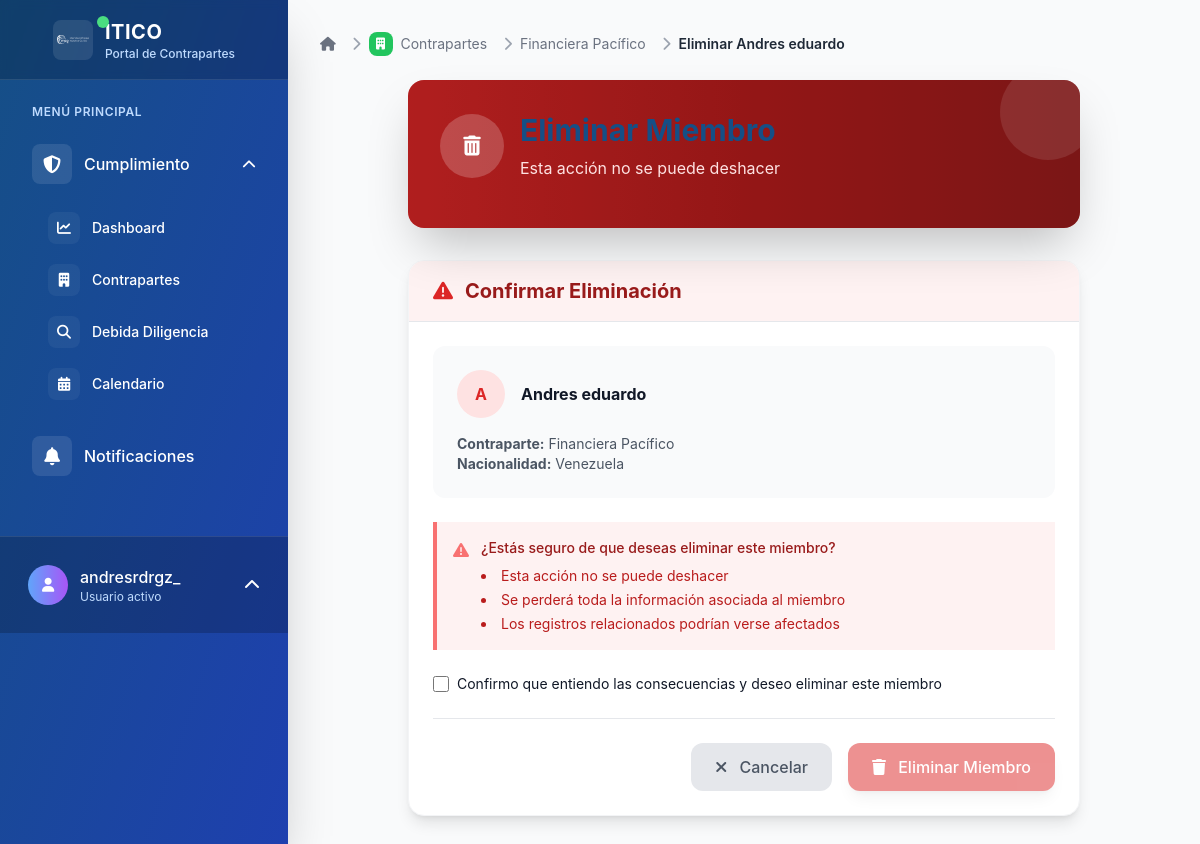
/contrapartes/miembros/6/eliminar/ (signed in), run on the app's committed database.
### contrapartes/models.py (models this page shows, shortened)
class Miembro(models.Model):
    TIPOS_PERSONA = [
        ('natural', 'Persona Natural'),
        ('juridica', 'Persona Jurídica'),
    ]
    CATEGORIAS = [
        ('shareholder', 'Shareholder'),
        ('executive', 'Executive'),
        ('ultimate_beneficial_owner', 'Ultimate Beneficial Owner'),
        ('board_of_director', 'Board of Director'),
    ]
    contraparte = models.ForeignKey(
        Contraparte,
        on_delete=models.CASCADE,
        related_name='miembros',
        verbose_name="Contraparte"
    )
    tipo_persona = models.CharField(
        max_length=20,
        choices=TIPOS_PERSONA,
        default='natural',
        verbose_name="Tipo de persona"
    )
    nombre = models.CharField(max_length=255, verbose_name="Nombre completo")
    numero_identificacion = models.CharField(
        max_length=50,
        verbose_name="Número de identificación",
        default="000000000"
    )
    nacionalidad = models.CharField(max_length=100, verbose_name="Nacionalidad")
    fecha_nacimiento = models.DateField(verbose_name="Fecha de nacimiento")
    categoria = models.CharField(
        max_length=30,
        choices=CATEGORIAS,
        default='shareholder',
        verbose_name="Categoría"
    )
    fecha_creacion = models.DateTimeField(auto_now_add=True, verbose_name="Fecha de creación")
    fecha_actualizacion = models.DateTimeField(auto_now=True, verbose_name="Última actualización")
    activo = models.BooleanField(default=True, verbose_name="Activo")
    class Meta:
        verbose_name = "Miembro"
        verbose_name_plural = "Miembros"
        unique_together = ['contraparte', 'numero_identificacion']
        ordering = ['nombre']

class Contraparte(models.Model):
    ESTADOS_CONTRAPARTE = [
        ('activa', 'Activa'),
        ('inactiva', 'Inactiva'),
        ('pendiente', 'Pendiente de Aprobación'),
        ('rechazada', 'Rechazada'),
        ('en_revision', 'En Revisión'),
    ]
    nombre = models.CharField(max_length=255, verbose_name="Nombre")
    nacionalidad = models.CharField(max_length=100, verbose_name="Nacionalidad")
    tipo = models.ForeignKey(
        TipoContraparte,
        on_delete=models.PROTECT,
        related_name='contrapartes',
        verbose_name="Tipo",
        limit_choices_to={'activo': True},
        help_text="Tipo de contraparte"
    )
    estado = models.CharField(
        max_length=20,
        choices=ESTADOS_CONTRAPARTE,
        default='pendiente',
        verbose_name="Estado"
    )
    fecha_proxima_dd = models.DateField(
        verbose_name="Próxima Debida Diligencia",
        null=True,
        blank=True,
        help_text="Fecha de la próxima renovación de debida diligencia"
    )
    creado_por = models.ForeignKey(
        User,
        on_delete=models.PROTECT,
        related_name='contrapartes_creadas',
        verbose_name="Creado por"
    )
    fecha_creacion = models.DateTimeField(auto_now_add=True, verbose_name="Fecha de creación")
    fecha_actualizacion = models.DateTimeField(auto_now=True, verbose_name="Última actualización")
    descripcion = models.TextField(blank=True, null=True, verbose_name="Descripción")
    notas = models.TextField(blank=True, null=True, verbose_name="Notas adicionales")
    class Meta:
        verbose_name = "Contraparte"
        verbose_name_plural = "Contrapartes"
        ordering = ['-fecha_creacion']

### contrapartes/views.py (the view, shortened to what this page needs)
# urls.py: path('miembros/<int:pk>/eliminar/', views.MiembroDeleteView.as_view(), name='miembro_eliminar'),
class MiembroDeleteView(LoginRequiredMixin, DeleteView):
    model = Miembro
    template_name = 'contrapartes/miembro_eliminar.html'

### templates/contrapartes/miembro_eliminar.html (shortened to what this page needs)
{% extends 'base.html' %}
{% block breadcrumb %}
<nav aria-label="breadcrumb" class="mb-6">
    <ol class="flex items-center space-x-2 text-sm">
        <li class="flex items-center">
            <a href="{% url 'dashboard:index' %}" class="text-gray-500 hover:text-gray-700 transition-colors duration-200">
                <i class="fas fa-home"></i>
            </a>
        </li>
        <li class="flex items-center">
            <i class="fas fa-chevron-right text-gray-400 mx-2"></i>
            <a href="{% url 'contrapartes:lista' %}" class="flex items-center text-gray-500 hover:text-gray-700 transition-colors duration-200">
                <div class="flex items-center justify-center w-6 h-6 rounded-lg bg-green-500 text-white mr-2">
                    <i class="fas fa-building text-xs"></i>
                </div>
                Contrapartes
            </a>
        </li>
        <li class="flex items-center">
            <i class="fas fa-chevron-right text-gray-400 mx-2"></i>
            <a href="{% url 'contrapartes:detalle' object.contraparte.pk %}" class="text-gray-500 hover:text-gray-700 transition-colors duration-200">
                {{ object.contraparte.nombre|truncatechars:20 }}
            </a>
        </li>
        <li class="flex items-center">
            <i class="fas fa-chevron-right text-gray-400 mx-2"></i>
            <span class="font-semibold text-gray-800">Eliminar {{ object.nombre|truncatechars:20 }}</span>
        </li>
    </ol>
</nav>
{% endblock %}
{% block content %}
<div class="max-w-2xl mx-auto">
    <div class="mb-8">
        <div class="bg-gradient-to-r from-red-600 via-red-700 to-red-800 rounded-2xl p-8 text-white shadow-2xl relative overflow-hidden">
            <div class="absolute inset-0 bg-black bg-opacity-20"></div>
            <div class="absolute -top-4 -right-4 w-24 h-24 bg-white bg-opacity-10 rounded-full"></div>
            <div class="relative z-10">
                <div class="flex items-center mb-4">
                    <div class="w-16 h-16 rounded-full bg-white bg-opacity-20 flex items-center justify-center text-white font-bold text-xl mr-4">
                        <i class="fas fa-trash-alt"></i>
                    </div>
                    <div>
                        <h1 class="text-3xl font-bold mb-2">Eliminar Miembro</h1>
                        <p class="text-red-100">Esta acción no se puede deshacer</p>
                    </div>
                </div>
            </div>
        </div>
    </div>
    <div class="bg-white rounded-2xl shadow-lg border border-gray-100 overflow-hidden">
        <div class="px-6 py-4 border-b border-gray-200 bg-red-50">
            <h2 class="text-xl font-bold text-red-800 flex items-center">
                <i class="fas fa-exclamation-triangle mr-3 text-red-600"></i>
                Confirmar Eliminación
            </h2>
        </div>
        <div class="p-6">
            <div class="bg-gray-50 rounded-xl p-6 mb-6">
                <div class="flex items-center mb-4">
                    <div class="w-12 h-12 rounded-full bg-red-100 flex items-center justify-center text-red-600 font-bold mr-4">
                        {{ object.nombre|first|upper }}
                    </div>
                    <div>
                        <h3 class="font-bold text-gray-900">{{ object.nombre }}</h3>
                    </div>
                </div>
                <div class="text-sm text-gray-600">
                    <p><strong>Contraparte:</strong> {{ object.contraparte.nombre }}</p>
                    <p><strong>Nacionalidad:</strong> {{ object.nacionalidad }}</p>
                </div>
            </div>
            <div class="bg-red-50 border-l-4 border-red-400 p-4 mb-6">
                <div class="flex">
                    <div class="flex-shrink-0">
                        <i class="fas fa-exclamation-triangle text-red-400"></i>
                    </div>
                    <div class="ml-3">
                        <h3 class="text-sm font-medium text-red-800">
                            ¿Estás seguro de que deseas eliminar este miembro?
                        </h3>
                        <div class="mt-2 text-sm text-red-700">
                            <ul class="list-disc list-inside space-y-1">
                                <li>Esta acción no se puede deshacer</li>
                                <li>Se perderá toda la información asociada al miembro</li>
                                <li>Los registros relacionados podrían verse afectados</li>
                            </ul>
                        </div>
                    </div>
                </div>
            </div>
            <form method="post" class="space-y-6">
                <div class="flex items-center">
                    <input type="checkbox" id="confirm-delete" name="confirm" required
                           class="h-4 w-4 text-red-600 focus:ring-red-500 border-gray-300 rounded">
                    <label for="confirm-delete" class="ml-2 block text-sm text-gray-900">
                        Confirmo que entiendo las consecuencias y deseo eliminar este miembro
                    </label>
                </div>
                <div class="flex flex-col sm:flex-row gap-4 sm:justify-end pt-6 border-t border-gray-200">
                    <a href="{% url 'contrapartes:miembro_detalle' object.pk %}" class="px-6 py-3 text-gray-600 bg-gray-200 rounded-xl hover:bg-gray-300 transition-all duration-300 text-center font-medium">
                        <i class="fas fa-times mr-2"></i>
                        Cancelar
                    </a>
                    <button type="submit"
                            class="px-6 py-3 bg-red-600 text-white rounded-xl hover:bg-red-700 transition-all duration-300 font-medium shadow-lg hover:shadow-xl transform hover:-translate-y-0.5 disabled:opacity-50 disabled:cursor-not-allowed disabled:transform-none"
                            id="delete-button" disabled>
                        <i class="fas fa-trash mr-2"></i>
                        Eliminar Miembro
                    </button>
                </div>
            </form>
        </div>
    </div>
</div>
{% endblock %}

### templates/partials/user_menu.html (shortened to what this page needs)
{% if user.is_authenticated %}
    <div class="p-4 border-t border-white border-opacity-10 bg-black bg-opacity-20">
        <div class="relative">
            <button id="user-menu-button" class="group flex items-center w-full text-white hover:bg-white hover:bg-opacity-10 p-3 rounded-xl transition-all duration-300">
                <div class="flex items-center justify-center w-10 h-10 rounded-full bg-gradient-to-r from-blue-400 to-purple-500 mr-3 group-hover:scale-110 transition-transform duration-300">
                    <i class="fas fa-user text-sm"></i>
                </div>
                <div class="flex-1 text-left">
                    <p class="font-medium truncate group-hover:translate-x-1 transition-transform duration-300">{{ user.get_full_name|default:user.username }}</p>
                    <p class="text-xs text-blue-200">Usuario activo</p>
                </div>
                <i class="fas fa-chevron-up ml-2 transform group-hover:rotate-180 transition-transform duration-300" id="chevron-icon"></i>
            </button>
        </div>
    </div>
{% endif %}

### static/css/itico.css (style rules this page uses)
:root { --color-primario: #154F86; --color-blanco: #FFFFFF; --color-exito: #10B981; --color-advertencia: #F59E0B; --color-error: #EF4444; --color-info: #3B82F6; --color-fondo: var(--color-blanco); --color-fondo-secundario: #F9FAFB; --color-texto: var(--color-primario); --color-texto-secundario: #6B7280; --color-borde: #E5E7EB; --sombra-sm: 0 1px 2px 0 rgba(0, 0, 0, 0.05); --sombra-md: 0 4px 6px -1px rgba(0, 0, 0, 0.1); --sombra-lg: 0 10px 15px -3px rgba(0, 0, 0, 0.1); }
* { margin: 0; padding: 0; box-sizing: border-box; }
body { background: var(--color-fondo); color: var(--color-texto); font-family: -apple-system, BlinkMacSystemFont, 'Segoe UI', Roboto, Oxygen, Ubuntu, Cantarell, sans-serif; line-height: 1.6; }
h1, h2, h3, h4, h5, h6 { color: var(--color-primario); margin-bottom: 1rem; font-weight: 600; }
h1 { font-size: 2.5rem; }
h2 { font-size: 2rem; }
h3 { font-size: 1.75rem; }
a { color: var(--color-primario); text-decoration: none; transition: color 0.3s ease; }
.shadow-lg { box-shadow: var(--sombra-lg); }
.rounded { border-radius: 0.5rem; }
.rounded-lg { border-radius: 0.75rem; }
.p-3 { padding: 0.75rem; }
.p-4 { padding: 1rem; }
.p-6 { padding: 1.5rem; }
.mb-2 { margin-bottom: 0.5rem; }
.mb-4 { margin-bottom: 1rem; }
.mb-6 { margin-bottom: 1.5rem; }
.mt-2 { margin-top: 0.5rem; }

### data on the page
Miembro: contraparte.nombre "Financiera Pacífico", nombre "Andres eduardo", nombre|first "A", nacionalidad "Venezuela"

### other printed values
{{ user.get_full_name|default:user.username }} "andresrdrgz_"
